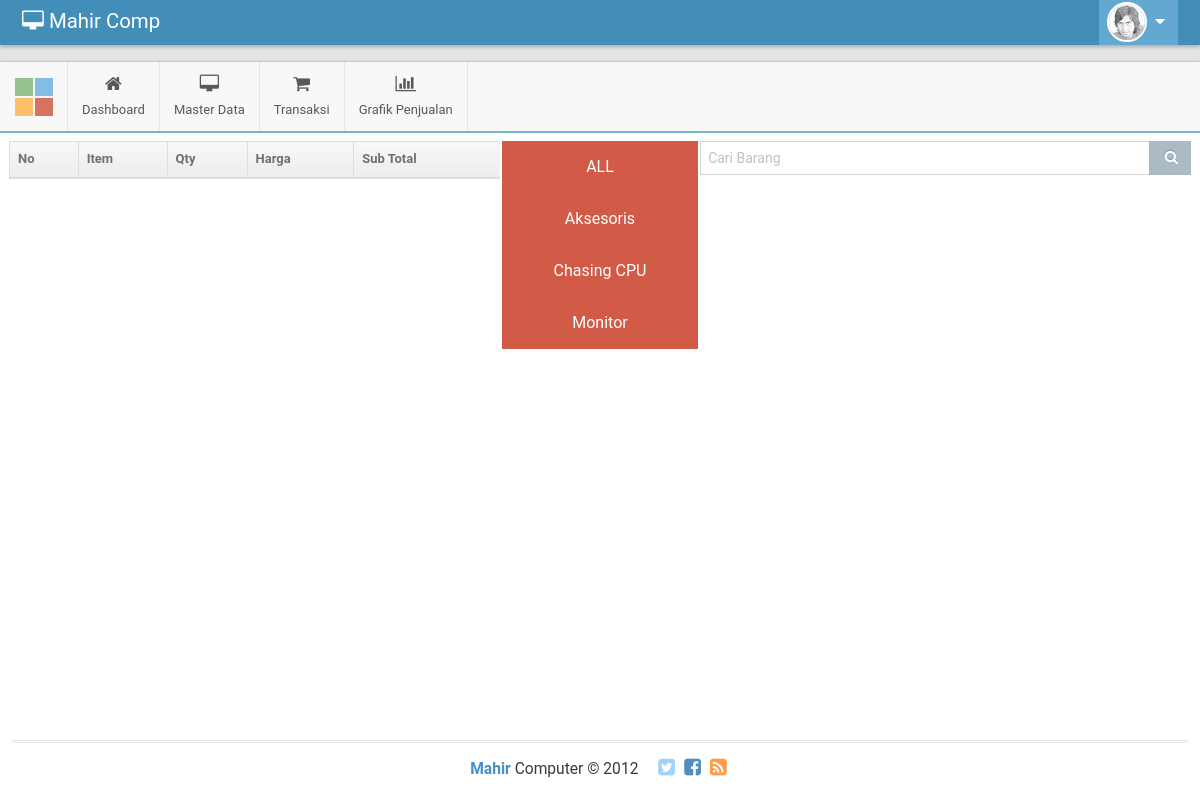
The page /index.php/penjualan on the database as committed earlier.
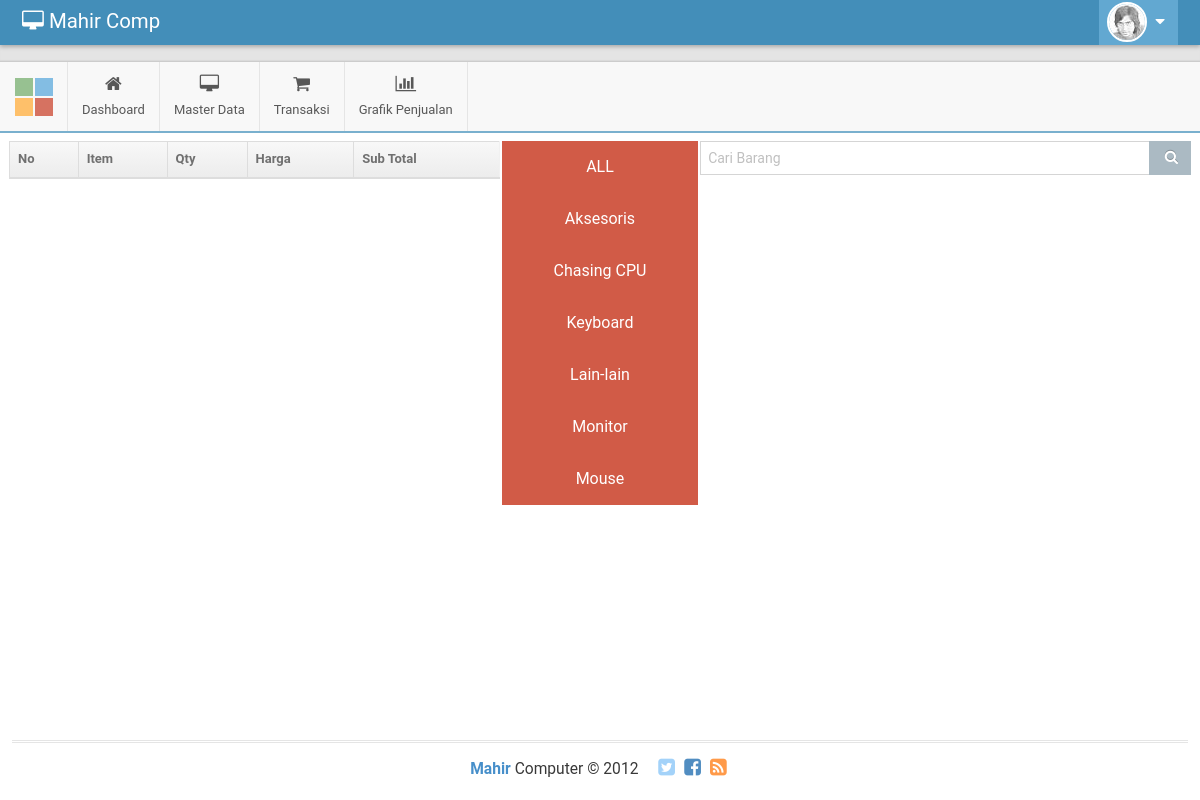
The same page on the database as committed later.
### tables this page shows
CREATE TABLE `tb_kategori_barang` (
  `id_kategori` varchar(15) NOT NULL,
  `nm_kategori` varchar(50) DEFAULT NULL
);

### application/controllers/Penjualan.php (called while the page is built, shortened)
<?php
class Penjualan extends CI_Controller {
	public function index()
	{
    $this->db->order_by("nm_kategori", "asc");
    $data['kategori'] = $this->db->get('tb_kategori_barang')->result();
		$this->load->view('template/back/header');
    $this->load->view('template/back/topmenu');
    $this->load->view('pages/back/penjualan2', $data);
    $this->load->view('template/back/footer');
	}
}

### index.php (called while the page is built, shortened)
<?php
require_once BASEPATH.'core/CodeIgniter.php';

### application/views/pages/back/penjualan2.php (the view, shortened to what this page needs)
<div class="main-content">
	<div class="main-content-inner">
		<div class="page-content">
			<div class="row">
        <div class="col-md-5" style="padding-left: 1px;padding-right: 1px;">
          <table id="tb_item" class="table table-bordered table-hover">
            <thead>
              <tr>
                <th>No</th>
                <th>Item</th>
                <th style="width:80px;">Qty</th>
                <th>Harga</th>
                <th>Sub Total</th>
              </tr>
            </thead>
          </table>
        </div>
        <div class="col-md-2" style="overflow-y: auto;height:550px;padding-left: 1px;padding-right: 1px;">
        <button type="button" class="btn-danger block" onclick="actKategori('ALL')">ALL</button>
          <?php foreach($kategori as $kat){ ?>
            <button type="button" class="btn-danger block" onclick="actKategori('<?= $kat->id_kategori ?>')"><?= $kat->nm_kategori ?></button>
          <?php } ?>
        </div>
        <div class="col-md-5" style="padding-left: 1px;padding-right: 1px;">
          <div class="input-group">
            <input type="text" class="form-control" name="keywords" placeholder="Cari Barang">
            <div class="input-group-btn">
              <button type="button" class="btn btn-default no-border btn-sm">
                <i class="ace-icon fa fa-search icon-on-right bigger-110"></i>
              </button>
            </div>
          </div>
        </div>
      </div>
    </div>
  </div>
</div>

### application/views/template/back/header.php (shortened to what this page needs)
<!DOCTYPE html>
<html lang="en">
	<head>
		<link rel="stylesheet" href="<?php echo base_url(); ?>assets/template/back/assets/css/bootstrap.min.css" />
		<link rel="stylesheet" href="<?php echo base_url(); ?>assets/template/back/assets/font-awesome/4.5.0/css/font-awesome.min.css" />
		<link rel="stylesheet" href="<?php echo base_url(); ?>assets/template/back/assets/css/ace.min.css" class="ace-main-stylesheet" id="main-ace-style" />
		<link rel="stylesheet" href="<?php echo base_url(); ?>assets/template/back/assets/css/ace-skins.min.css" />
		<link rel="stylesheet" href="<?php echo base_url(); ?>assets/template/back/assets/css/ace-rtl.min.css" />
		<link rel="stylesheet" href="<?php echo base_url('/assets/toastr/toastr.min.css'); ?>">
        <link rel="stylesheet" href="<?php echo base_url('/assets/css/loader.css'); ?>">
	</head>
	<body class="no-skin">
		<div id="navbar" class="navbar navbar-default    navbar-collapse       h-navbar ace-save-state">
			<div class="navbar-container ace-save-state" id="navbar-container">
				<div class="navbar-header pull-left">
					<a href="<?php echo base_url("home")?>" class="navbar-brand">
						<small>
							<i class="fa fa-desktop"></i>
							Mahir Comp
						</small>
					</a>
				</div>
				<div class="navbar-buttons navbar-header pull-right  collapse navbar-collapse" role="navigation">
					<ul class="nav ace-nav">
						<li class="light-blue dropdown-modal user-min">
							<a data-toggle="dropdown" href="#" class="dropdown-toggle">
								<img class="nav-user-photo" src="<?php echo base_url(); ?>assets/template/back/assets/images/avatars/user.jpg" alt="Jason's Photo" />
								<i class="ace-icon fa fa-caret-down"></i>
							</a>
						</li>
					</ul>
				</div>
			</div>
		</div>
		<div class="main-container ace-save-state" id="main-container">

### application/views/template/back/topmenu.php (shortened to what this page needs)
<div id="sidebar" class="sidebar h-sidebar navbar-collapse collapse ace-save-state">
	<div class="sidebar-shortcuts" id="sidebar-shortcuts">
		<div class="sidebar-shortcuts-mini" id="sidebar-shortcuts-mini">
			<span class="btn btn-success"></span>
			<span class="btn btn-info"></span>
			<span class="btn btn-warning"></span>
			<span class="btn btn-danger"></span>
		</div>
	</div>
	<ul class="nav nav-list">
		<li class="<?= ($this->uri->segment(1) == 'home') ? 'active open' : '' ?> hover">
			<a href="<?php echo base_url("home")?>">
				<i class="menu-icon fa fa-home"></i>
				<span class="menu-text"> Dashboard </span>
			</a>
		</li>
		<li class="<?= ($this->uri->segment(1) == 'master') ? 'active open' : '' ?> hover">
			<a href="#" class="dropdown-toggle">
				<i class="menu-icon fa fa-desktop"></i>
				<span class="menu-text">
					Master Data
				</span>
			</a>
		</li>
    <li class="<?= ($this->uri->segment(1) == 'transaksi') ? 'active open' : '' ?> hover">
			<a href="#" class="dropdown-toggle">
				<i class="menu-icon fa fa-shopping-cart"></i>
				<span class="menu-text">
					Transaksi
				</span>
			</a>
		</li>
    <li class="<?= ($this->uri->segment(1) == 'chart') ? 'active open' : '' ?> hover">
			<a href="<?php echo base_url("chartPenjualan")?>">
				<i class="menu-icon fa fa-bar-chart"></i>
				<span class="menu-text"> Grafik Penjualan </span>
			</a>
		</li>
	</ul>
</div>

### application/views/template/back/footer.php (shortened to what this page needs)
			<div class="footer">
				<div class="footer-inner">
					<div class="footer-content">
						<span class="bigger-120">
							<span class="blue bolder">Mahir</span>
							Computer &copy; 2012
						</span>
						<span class="action-buttons">
							<a href="#">
								<i class="ace-icon fa fa-twitter-square light-blue bigger-150"></i>
							</a>
							<a href="#">
								<i class="ace-icon fa fa-facebook-square text-primary bigger-150"></i>
							</a>
							<a href="#">
								<i class="ace-icon fa fa-rss-square orange bigger-150"></i>
							</a>
						</span>
					</div>
				</div>
			</div>
		</div>
	</body>
</html>

### assets/css/loader.css (style rules this page uses)
body { font-family: roboto; }

### application/views/pages/back/penjualan2.php (style rules this page uses)
.block { display: block; width: 100%; border: none; background-color: #04AA6D; padding: 14px 28px; font-size: 16px; cursor: pointer; text-align: center; }

Rows that differ between the two databases and show on the page:
added tb_kategori_barang: nm_kategori "Keyboard"
added tb_kategori_barang: nm_kategori "Lain-lain"
added tb_kategori_barang: nm_kategori "Mouse"
